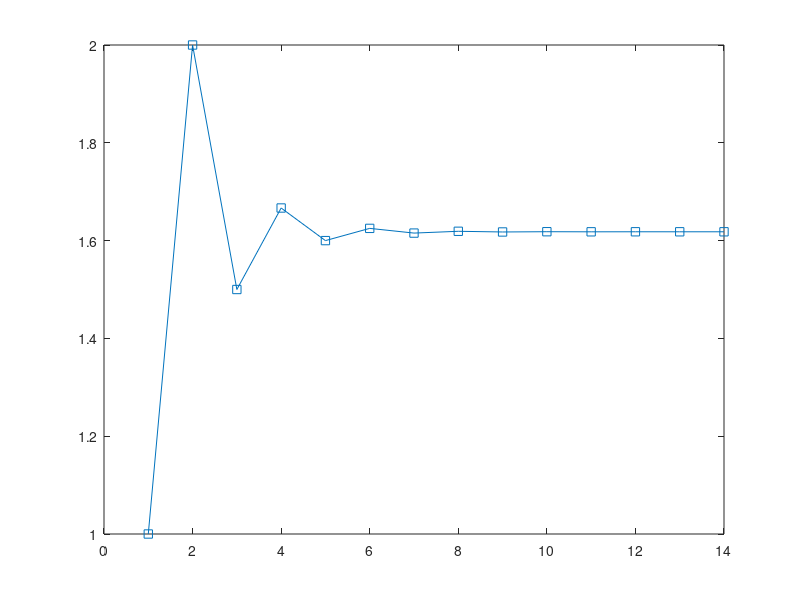

Write the MATLAB code that produced this figure.
% require element count
n = 20;
% 1 st and 2 nd elements are 0 and 1
fib_seq = [1 ,1];
for i = 3: n
fib_seq ( i ) = fib_seq (i -1) + fib_seq (i -2) ;
end

fib_seq_15 = fib_seq(1:15)
plot(fib_seq_15)

ratio = fib_seq_15(2:end)./fib_seq_15(1:end-1);
display(ratio)
plot(ratio, '-s')